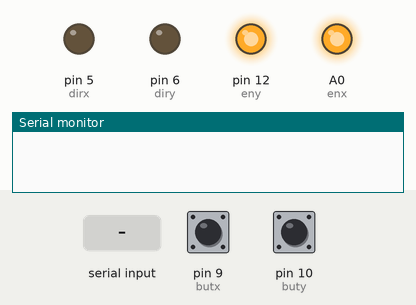
Simulated run of this sketch. Board: Arduino Uno, built with avr-gcc and run on an emulated ATmega328P. On the bench: output pins drawn as LEDs (lit = HIGH), the last lines printed to the serial monitor. The inputs (shaded band) are chosen by the test bench; at power-on: pin 9 (butx) HIGH, pin 10 (buty) HIGH. Pins used as bus, display or sensor lines are not drawn.

Above: at 1.2 s.
1.3 s: "1\n" received over Serial
At 2.1 s:
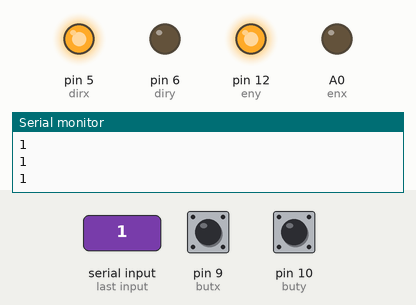
2.8 s: pin 9 (butx) pulled LOW for 1 s
At 2.97 s:
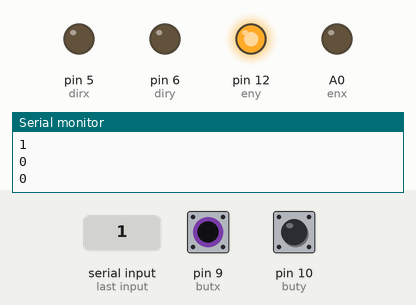
5.3 s: "2\n" received over Serial
At 6.4 s:
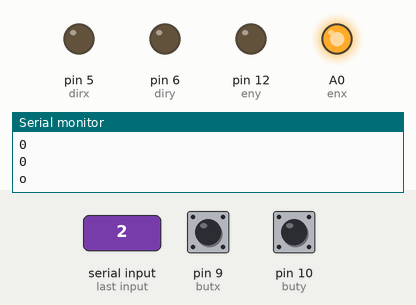
6.8 s: pin 10 (buty) pulled LOW for 0.15 s
At 6.97 s:
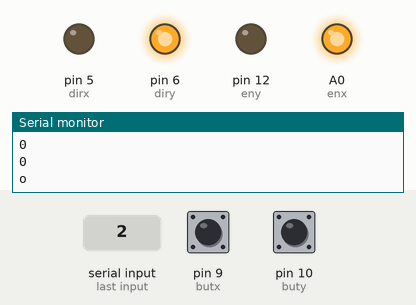
8.5 s: pin 10 (buty) pulled LOW for 1 s
At 8.9 s:
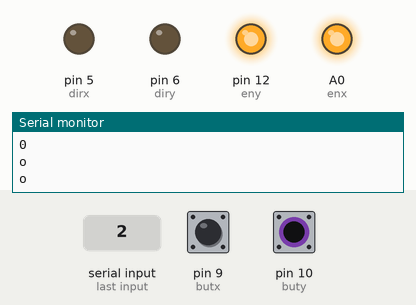
11.0 s: "7\n" received over Serial
At 12.5 s:
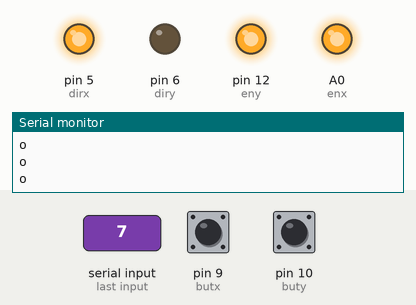
Timing chart, 0 to 13.5 s (numbered marks = the images above; inputs shaded):
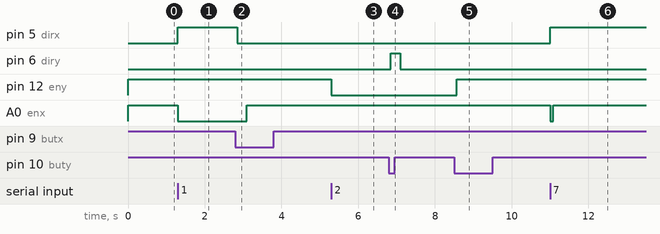

The sketch:

Arduino_Microscope.ino
```cpp
#define SPEED 1000

/*---------------x driver------------------*/
#define stepsx 2
#define dirx 5
#define enx A0
#define butx 9

/*---------------y driver------------------*/
#define stepsy 3
#define diry 6
#define eny 12
#define buty 10

void setup() {
  pinMode(stepsx, OUTPUT); pinMode(dirx, OUTPUT); pinMode(enx, OUTPUT); pinMode(butx, INPUT_PULLUP);
  pinMode(stepsy, OUTPUT); pinMode(diry, OUTPUT); pinMode(eny, OUTPUT); pinMode(buty, INPUT_PULLUP);

  digitalWrite(enx , 1);
  digitalWrite(eny , 1);
  Serial.begin(115200);
  Serial.setTimeout(5);
}

void loop() {
  if (Serial.available()) {
    int x = Serial.parseInt();
    if (x == 1) {
      home_x();
      Serial.println('o');
    }
    else if (x == 2) {
      home_y();
      Serial.println('o');
    }
    else if (x == 4) {
      m_x(0);
      Serial.println('o');
    }
    else if (x == 7) {
      m_x(1);
      Serial.println('o');
    }
    else if (x == 5) {
      m_y(1);
      Serial.println('o');
    }
    else if (x == 8) {
      m_y(0);
      Serial.println('o');
    }
  }
}

//--------------- Move x --------------------

void m_x(int n) {
  /*
    n = 0 -> left
    n = 1 -> right
  */
  byte btx = digitalRead(butx);
  if (btx == 0) {
    if (n == 0) {
      digitalWrite(enx , 0);
      digitalWrite(dirx, LOW);
      for (int i = 0; i <= 5 * 16; i++) {
        digitalWrite(stepsx , LOW);
        digitalWrite(stepsx , HIGH);
        delayMicroseconds(SPEED);
      }
      digitalWrite(enx , 1);
    }
  }
  else {
    digitalWrite(enx , 0);
    if (n == 0)
      digitalWrite(dirx, LOW);
    else
      digitalWrite(dirx, HIGH);
    for (int i = 0; i <= 5 * 16; i++) {
      digitalWrite(stepsx , LOW);
      digitalWrite(stepsx , HIGH);
      delayMicroseconds(SPEED);
    }
    digitalWrite(enx , 1);
  }
}

//--------------- Move y --------------------

void m_y(int n) {
  /*
    n = 0 -> forward
    n = 1 -> back
  */
  byte bty = digitalRead(buty);
  if (bty == 0) {
    if (n == 0) {
      digitalWrite(eny, 0);
      digitalWrite(diry, HIGH);
      for (int i = 0; i <= 5 * 16; i++) {
        digitalWrite(stepsy , HIGH);
        digitalWrite(stepsy , LOW);
        delayMicroseconds(SPEED);
      }
      digitalWrite(eny, 1);
    }
  }
  else {
    digitalWrite(eny, 0);
    if (n == 0)
      digitalWrite(diry, HIGH);
    else
      digitalWrite(diry, LOW);
    for (int i = 0; i <= 5 * 16; i++) {
      digitalWrite(stepsy , HIGH);
      digitalWrite(stepsy , LOW);
      delayMicroseconds(SPEED);
    }
    digitalWrite(eny, 1);
  }
}

//--------- HOME X (2) ---------

void home_x() {
  byte btx = digitalRead(butx);
  while (btx != 0) {
    m_x(1);
    btx = digitalRead(butx);
    Serial.println(btx);
  }
  Serial.println(btx);
  for (int i = 0; i < 3; i++)
    m_x(0);
  btx = digitalRead(butx);
  while (btx != 0) {
    m_x(1);
    btx = digitalRead(butx);
  }
}

//--------- HOME Y ---------

void home_y() {
  byte bty = digitalRead(buty);
  while (bty != 0) {
    m_y(1);
    bty = digitalRead(buty);
  }
  for (int i = 0; i < 3; i++)
    m_y(0);
  bty = digitalRead(buty);
  while (bty != 0) {
    m_y(1);
    bty = digitalRead(buty);
  }
}
```

Measured:
- after the input at 1.3 s, pin 5 (dirx): LOW → HIGH at once; A0 (enx): HIGH → LOW at once
- after the input at 2.8 s, pin 5 (dirx): HIGH → LOW after 0.05 s; A0 (enx): LOW → HIGH after 0.30 s
- after the input at 5.3 s, pin 12 (eny): HIGH → LOW at once
- after the input at 6.8 s, pin 6 (diry): LOW → HIGH after 0.05 s, → LOW 0.25 s later
- after the input at 8.5 s, pin 12 (eny): LOW → HIGH after 0.07 s
- after the input at 11.0 s, pin 5 (dirx): LOW → HIGH at once; A0 (enx): HIGH → LOW at once, → HIGH 0.08 s later
